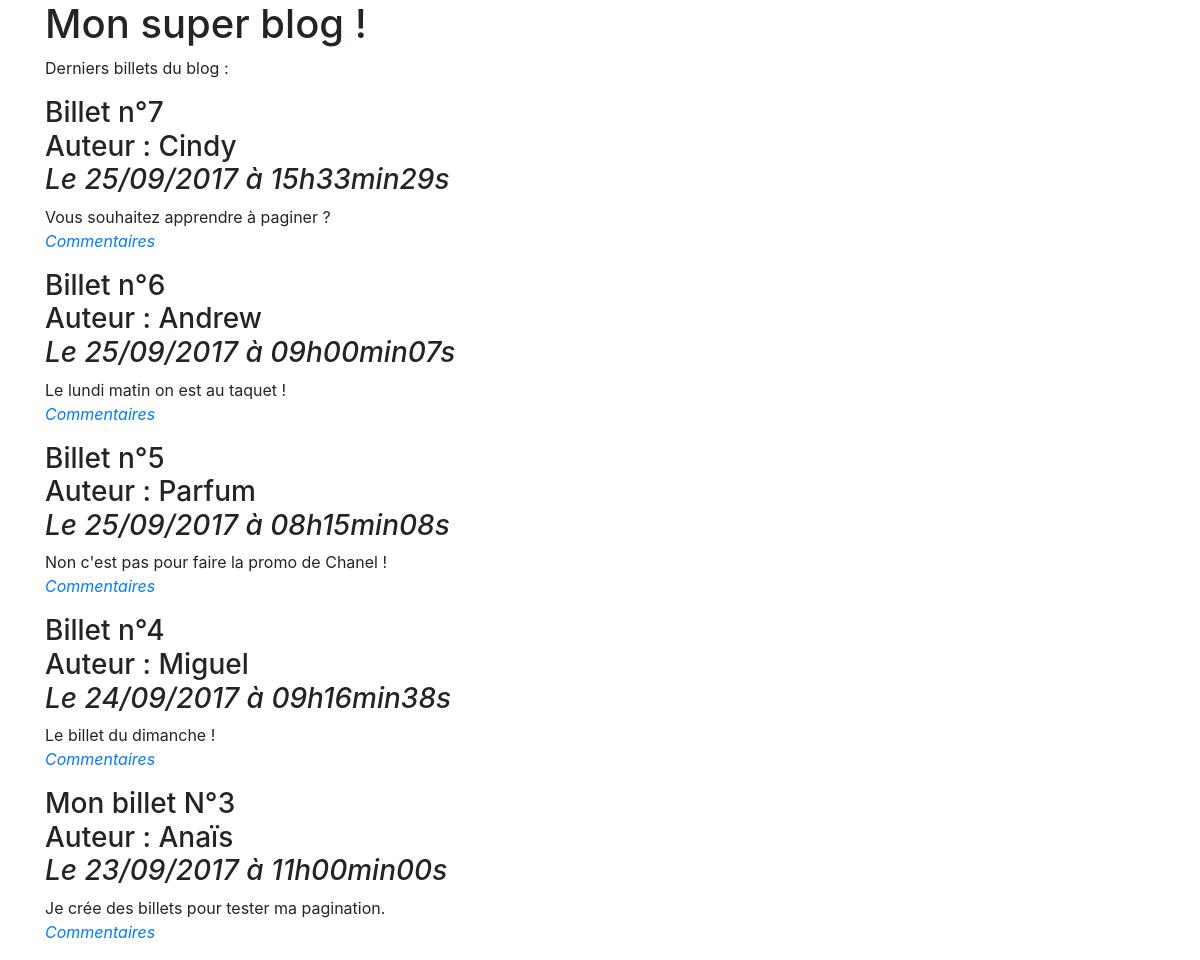
Before: / with the older database file.
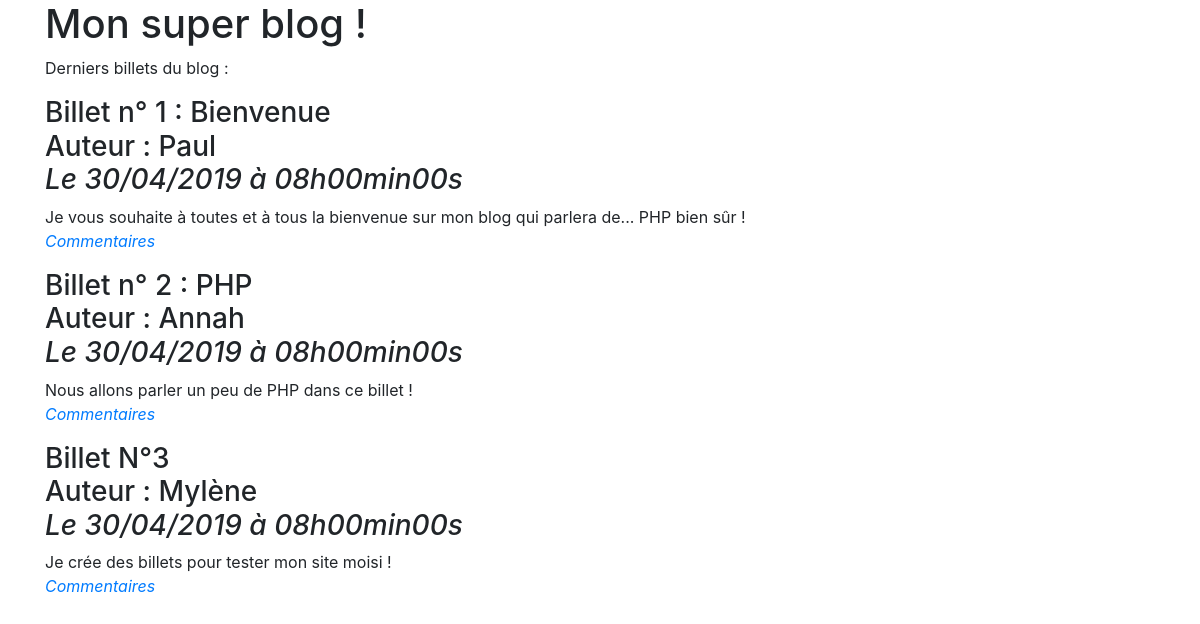
After: the same page with the newer database file.
### tables this page shows
CREATE TABLE `billets` (
  `id` int(11) NOT NULL,
  `titre` varchar(255) NOT NULL,
  `contenu` text NOT NULL,
  `date_creation` datetime NOT NULL,
  `auteur` varchar(255) NOT NULL
);

### controleur/frontend.php (called while the page is built, shortened)
<?php
require_once('modele/BilletManager.php');
function listeBillets()
{
	$BilletManager = new \Mumu\Blog\Model\BilletManager();
	$billets = $BilletManager->getBillets();
	require ('vue/frontend/affichageAccueil.php');
}

### modele/BilletManager.php (called while the page is built, shortened)
<?php
class BilletManager extends Manager
{
	public function getBillets()
	{
		$bdd = $this->connexionBdd();
		$billets = $bdd->query('SELECT id, auteur, titre, contenu, DATE_FORMAT(date_creation, \'%d/%m/%Y à %Hh%imin%ss\') AS date_creation_fr FROM billets ORDER BY date_creation DESC LIMIT 0,5');
        return $billets;
	}
}

### vue/frontend/affichageAccueil.php (the view, shortened to what this page needs)
    <h1>Mon super blog !</h1>
    <p>Derniers billets du blog :</p>
<?php
    while ($donnees = $billets->fetch())
    {
    ?>
        <div class="news">
            <h3>
                <?= htmlspecialchars($donnees['titre']); ?><br/>
                Auteur :
                <?= htmlspecialchars($donnees['auteur']); ?><br />
                <em>Le <?= $donnees['date_creation_fr']; ?></em>
            </h3>
            <p>
                <?= nl2br(htmlspecialchars($donnees['contenu'])); ?>
                <br />
                <em><a href="index.php?action=billet&amp;id=<?= $donnees['id'] ?>">Commentaires</a></em>
            </p>
        </div>
<?php
    }
    ?>
<?php $content = ob_get_clean() ; ?>
<?php require('template.php'); ?>

### index.php
<?php
require('controleur/frontend.php');
try {
	if(isset($_GET['action'])) {
		if($_GET['action'] == 'listeBillets') {
			listeBillets();
		}
		elseif ($_GET['action'] == 'billet'){
			if(isset($_GET['id']) AND $_GET['id'] > 0) {
				unBillet();
			}
			else {
				throw new Exception('Aucun identifiant de billet envoyé.');
			}
		}
		elseif($_GET['action'] == 'ajouterCommentaire') {
			if(isset($_GET['id']) AND $_GET['id'] > 0) {
				if(!empty($_POST['auteur']) AND !empty($_POST['commentaire'])) {
					ajouterCommentaire($_GET['id'], $_POST['auteur'], $_POST['commentaire']);
				}
				else {
					throw new Exception('Vous n\'avez pas rempli tous les champs.');
				}
			}
			else {
			throw new Exception('Aucun identifiant de billet envoyé.');
			}
		}
		elseif($_GET['action'] == 'unCommentaire')
		{
			if(isset($_GET['id']) AND $_GET['id'] > 0) {
				unCommentaire();
			}
			else {
				throw new Exception('Aucun commentaire ne s\'affiche');
			}
		}
		elseif($_GET['action'] == 'modifierCommentaire') {
			if(isset($_GET['id']) AND $_GET['id'] > 0) {
				if(!empty($_POST['commentaire'])) {
					modifierCommentaire($_GET['id'], $_POST['commentaire']);
				}
				else {
					throw new Exception('Impossible de modifier le commentaire');
				}
			}
			else {
				throw new Exception ('Aucun identifiant envoyé');
			}
		}
	}
	else {
		listeBillets();
	}
}
catch(Exception $e)
{
	echo 'Erreur : ' . $e->getMessage();
}

### vue/frontend/template.php (shortened to what this page needs)
<!DOCTYPE html>
<html>
    <head>
        <link href="node_modules/bootstrap/dist/css/bootstrap.css"
        <link href="public/style.css" rel="stylesheet" />
    </head>
    <body>
    <div class="container">
        <?= $content ?>
    </div>
    </body>
</html>

Changed rows visible on the page:
removed billets: titre "Billet n°7", auteur "Cindy", date_creation_fr "25/09/2017 à 15h33min29s", contenu "Vous souhaitez apprendre à paginer ?"
removed billets: titre "Billet n°6", auteur "Andrew", date_creation_fr "25/09/2017 à 09h00min07s", contenu "Le lundi matin on est au taquet !"
removed billets: titre "Billet n°5", auteur "Parfum", date_creation_fr "25/09/2017 à 08h15min08s", contenu "Non c'est pas pour faire la promo de Chanel !"
removed billets: titre "Billet n°4", auteur "Miguel", date_creation_fr "24/09/2017 à 09h16min38s", contenu "Le billet du dimanche !"
now on this page (row edited): billets: titre "Billet n° 1 : Bienvenue", auteur "Paul", date_creation_fr "30/04/2019 à 08h00min00s", contenu "Je vous souhaite à toutes et à tous la bienvenue sur mon blog qui parlera de... PHP bien sûr !"
now on this page (row edited): billets: titre "Billet n° 2 : PHP", auteur "Annah", date_creation_fr "30/04/2019 à 08h00min00s", contenu "Nous allons parler un peu de PHP dans ce billet !"
changed billets: titre "Mon billet N°3" → "Billet N°3"; auteur "Anaïs" → "Mylène"; date_creation_fr "23/09/2017 à 11h00min00s" → "30/04/2019 à 08h00min00s"; contenu "Je crée des billets pour tester ma pagination." → "Je crée des billets pour tester mon site moisi !"
